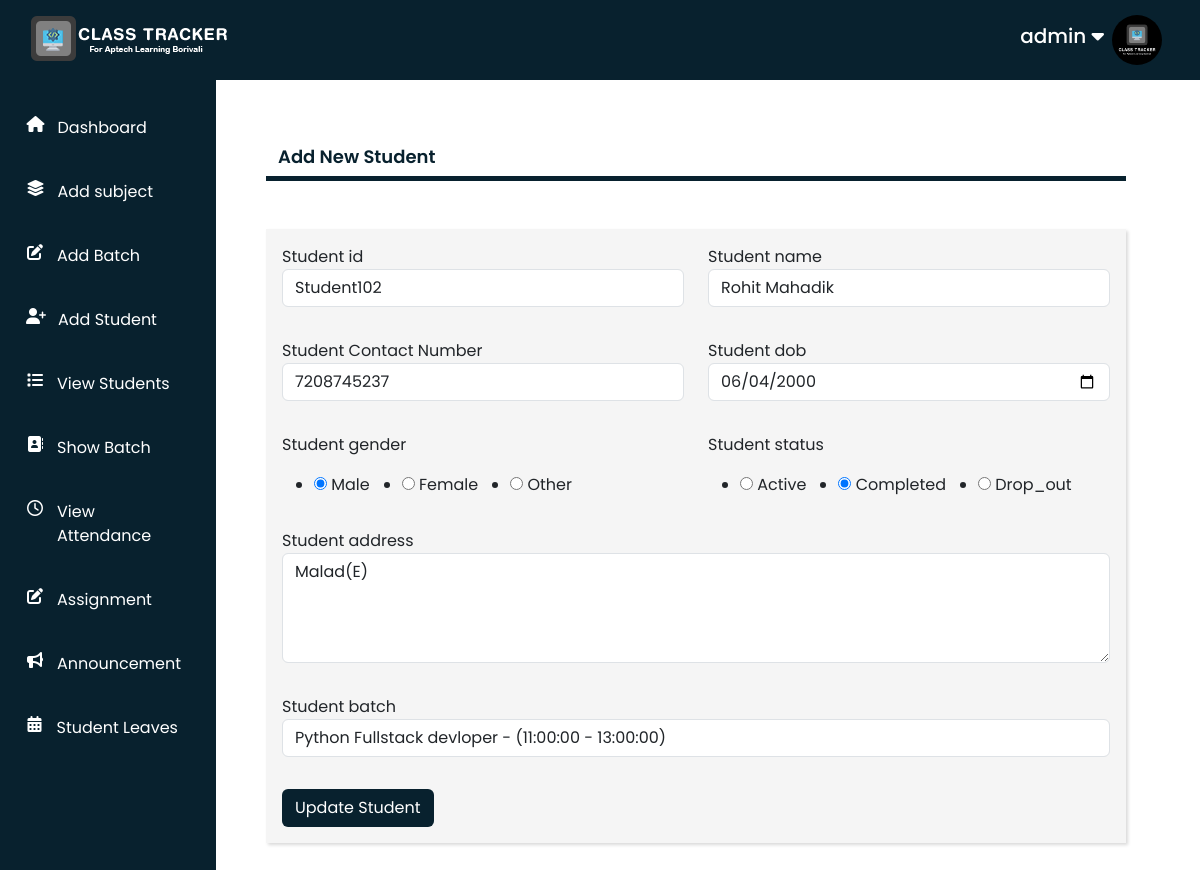
Page /teacher/updatestudent/Student102/ (signed in) on the committed database.
### Teacher/models.py (models this page shows, shortened)
class AddStudent(models.Model):
    user = models.OneToOneField(User,on_delete=models.PROTECT,primary_key=True)
    student_id = models.CharField(max_length=100,unique=True)
    student_batch = models.ForeignKey(AddBatch,on_delete=models.SET_NULL,null=True,blank=True)
    student_name = models.CharField(max_length=100)
    student_number = models.PositiveIntegerField()
    student_gender = models.CharField(max_length=100)
    student_dob = models.DateField()
    student_address = models.CharField(max_length=300)
    student_image = models.ImageField(upload_to='profile_image',blank=True)
    student_status = models.CharField(max_length=100)

### Teacher/views.py (the view)
# urls.py: path('updatestudent/<str:id>/', views.update_stud,name='updatestudent'),
def update_stud(request,id):
    if request.user.is_authenticated and request.user.is_superuser == True:
        stud_data = AddStudent.objects.get(user=request.user)
        if request.method=="POST":
            pi=AddStudent.objects.get(student_id=id)
            form=StudentDataForm(request.POST,instance=pi)
            if form.is_valid():
                form.save()
                messages.success(request,"Student Updated Successfully")
                return redirect('viewallstudent')
        else:
            pi=AddStudent.objects.get(student_id=id)
            form=StudentDataForm(instance=pi)
            return render(request,"Teacher/updatestudent.html",{'fm':form,'stud_data':stud_data, 'name':request.user,})
    else:
        messages.success(request,"YOU DON'T HAVE AN ACCESS TO MANAGE THIS AUTHERITY")
        return redirect("access_denied")

### Teacher/forms.py
class StudentDataForm(forms.ModelForm):
    student_gender = forms.ChoiceField(choices=GENDER_CHOICES,widget=forms.RadioSelect())
    student_status = forms.ChoiceField(choices=STUDENT_STATUS_CHOICES,widget=forms.RadioSelect())
    class Meta:
        model = AddStudent
        fields = ['student_id','student_batch','student_name','student_number','student_gender','student_status','student_dob','student_image','student_address']
        widgets = {'student_batch':forms.Select(attrs={'class':'form-control'}),
             'student_address':forms.Textarea(attrs={'class':'form-control','rows':4,'cols':10}),
             'student_dob':forms.DateInput(attrs={'class':'form-control','type':'date'}),
             'student_number':forms.NumberInput(attrs={'class':'form-control'}),
             'student_name':forms.TextInput(attrs={'class':'form-control'}),
             'student_id':forms.TextInput(attrs={'class':'form-control'}),
             'student_status':forms.Select(attrs={'class':'form-control'}),
             }
        labels = {'student_number':'Student Contact Number',}

### Teacher/models.py (called while the page is built)
    def __str__(self):
        return f"{self.batch_name} - ({self.batch_starttime} - {self.batch_endtime})"

### Teacher/templates/Teacher/updatestudent.html (shortened to what this page needs)
{% extends "Teacher/base.html" %} {% load static %} {% block content %}
<h4 class="container mt-3 borderline textcolor pb-2">Add New Student</h4>
<form action="" method="POST" class="container formshadow formbgcolor p-3 mt-5">
    <div class="row pb-3">
    <div class="col-sm-6"><p>{{fm.student_id.label}} {{fm.student_id}}</p></div>
    <div class="col-sm-6"><p>{{fm.student_name.label}} {{fm.student_name}}</p></div>
  </div>
    <div class="row pb-3">
    <div class="col-sm-6"><p>{{fm.student_number.label}} {{fm.student_number}}</p></div>
    <div class="col-sm-6"><p>{{fm.student_dob.label}} {{fm.student_dob}}</p></div>
  </div>
    <div class="row pb-3">
    <div class="col-sm-6"><p>{{fm.student_gender.label}} {{fm.student_gender}}</p></div>
    <div class="col-sm-6"><p>{{fm.student_status.label}} {{fm.student_status}}</p></div>
  </div>
    <div class="row pb-3">
    <div class="col-sm-12"><p>{{fm.student_address.label}} {{fm.student_address}}</p></div>
  </div>
  <div class="row pb-3">
    <div class="col-sm-12"><p>{{fm.student_batch.label}} {{fm.student_batch}}</p></div>
  </div>
  <input type="submit" class="btn buttoncolor" value="Update Student"/>
</form>
{% endblock content %}

### Teacher/templates/Teacher/navbar.html (shortened to what this page needs)
{% load static %}
<nav class="navbar-container">
	<div class="navbar-img"><img src="{% static "Teacher/images/Navbar-logo.png" %}" alt="" srcset=""></div>
	<div class="personal-info">
		<h2>{{name}}  <i class="fa-solid fa-caret-down"></i></h2>
		<div class="img-section mx-2">
			{% if stud_data.student_image %}
			<img src="{{stud_data.student_image.url}}" alt="">
			{% else %}
			<img src="{% static 'Teacher/images/user-default.png' %}" alt="Not Img">
			{% endif %}
		</div>
	</div>
</nav>

### Teacher/static/Teacher/css/style.css (style rules this page uses)
* { margin: 0; padding: 0; box-sizing: border-box; }
body { font-family: "Poppins", sans-serif; overflow-x: hidden; font-style: normal; }
.borderline { border-bottom: 5px solid rgb(8, 33, 46); }
.textcolor { color:rgb(8, 33, 46) ; font-weight: 600; }
.buttoncolor { background-color: rgb(8, 33, 46); color: #fff; }
.formbgcolor { background-color:#f0f0f0a0; }
.formshadow { box-shadow: rgba(0, 0, 0, 0.15) 2.4px 2.4px 3.2px; }
.navbar-container { width: 100%; height: 100%; display: flex; justify-content: space-between; align-items: center; padding: 30px; }
.navbar-container .navbar-img { width: 200px; height: 100px; }
.navbar-container .navbar-img img { width: 100%; height: 100%; }
.navbar-container .personal-info { display: flex; justify-content: space-between; align-items: center; height: 100%; cursor: pointer; }
.navbar-container .personal-info h2 { font-size: 20px; }
.navbar-container .personal-info .img-section { width: 50px; height: 50px; border-radius: 50%; margin-right: 20px; }
.navbar-container .personal-info .img-section img { width: 100%; height: 100%; object-fit: cover; border-radius: 50%; }
#id_student_gender { display: flex; gap: 2rem; }
#id_student_status { display: flex; gap: 2rem; }
@media (max-width:1368px) { h4 { font-size: 18px; } }

### rows in the picture
AddStudent: student_image (picture)
AddStudent: student_id "Student102", student_name "Rohit Mahadik", student_number "7208745237", student_dob "06/04/2000", student_gender "☑ Male ☐ Female ☐ Other", student_status "☐ Active ☑ Completed ☐ Drop_out", student_address "Malad(E)", student_batch "Python Fullstack devloper - (11:00:00 - 13:00:00)"

### other values in the picture
{{ name }} "admin"
{{ fm.student_id.label }} "Student id"
{{ fm.student_name.label }} "Student name"
{{ fm.student_number.label }} "Student Contact Number"
{{ fm.student_dob.label }} "Student dob"
{{ fm.student_gender.label }} "Student gender"
{{ fm.student_status.label }} "Student status"
{{ fm.student_address.label }} "Student address"
{{ fm.student_batch.label }} "Student batch"
